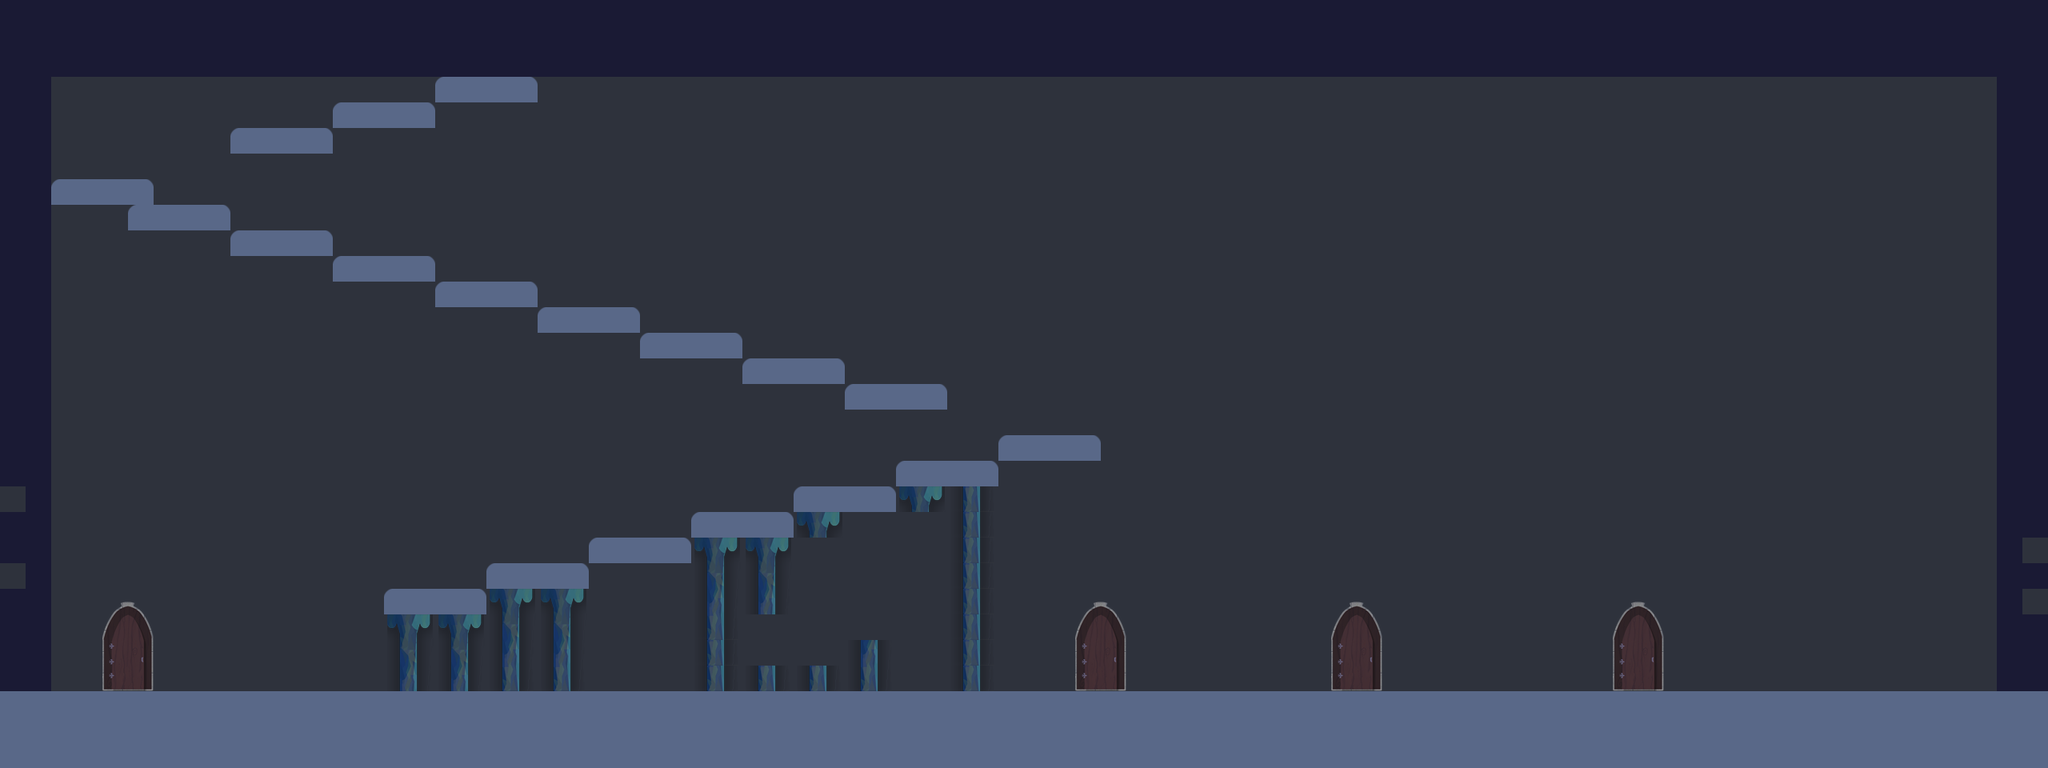

A level layout from a 2D game, rendered from its tile map. Below: a short description, then the map file with tile-grid data replaced by summaries:
An orthogonal 80x30 tile map with 32x32 px tiles, 6 tile layers (Livello tile 1, Livello tile 2, Livello tile 3, playerObject, ...) and 1 object (spawn0).

<map version="1.0" orientation="orthogonal" renderorder="right-down" width="80" height="30" tilewidth="32" tileheight="32" nextobjectid="3">
 <tileset firstgid="1" source="tilesmap3.tsx" />
 <layer name="Livello tile 1" width="80" height="30">
  <data>[2400 cells, 2400 non-empty, 1 distinct tile ids]</data>
 </layer>
 <layer name="Livello tile 2" width="80" height="30">
  <data>[2400 cells, 648 non-empty, 4 distinct tile ids]</data>
 </layer>
 <layer name="Livello tile 3" width="80" height="30">
  <data>[2400 cells, 32 non-empty, 8 distinct tile ids]</data>
 </layer>
 <objectgroup name="playerSpawn">
  <object id="2" name="spawn0" x="227" y="775" width="30" height="28" />
 </objectgroup>
 <layer name="playerObject" width="80" height="30">
  <data>[2400 cells, 0 non-empty, 0 distinct tile ids]</data>
 </layer>
 <layer name="playerEffects" width="80" height="30">
  <data>[2400 cells, 0 non-empty, 0 distinct tile ids]</data>
 </layer>
 <layer name="Livello tile 6" width="80" height="30">
  <data>[2400 cells, 74 non-empty, 8 distinct tile ids]</data>
 </layer>
</map>
